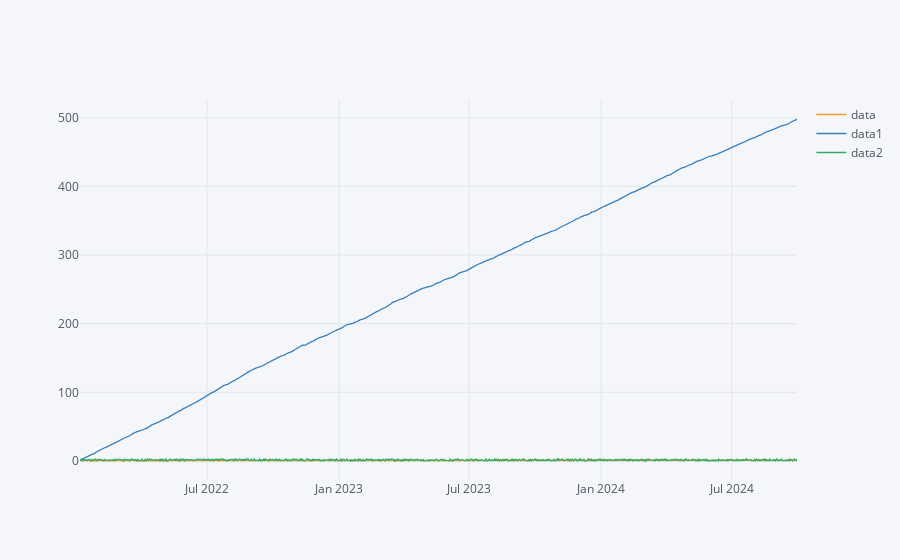

The cell this chart's notebook holds for it:
### Code cell
df.iplot()

### Figure 1 — Plotly figure (JSON) as saved in the notebook; plotly's stock layout.template omitted (floating-point values rounded to 4 significant figures; data arrays with more than 128 entries replaced by an {"elided": "..."} marker saying what was removed)
{"data": [{"line": {"color": "rgba(255, 153, 51, 1.0)", "dash": "solid", "shape": "linear", "width": 1.3}, "mode": "lines", "name": "data", "text": "", "type": "scatter", "x": {"elided": "1000 str values"}, "y": {"elided": "1000 float values"}}, {"line": {"color": "rgba(55, 128, 191, 1.0)", "dash": "solid", "shape": "linear", "width": 1.3}, "mode": "lines", "name": "data1", "text": "", "type": "scatter", "x": {"elided": "1000 str values"}, "y": {"elided": "1000 float values"}}, {"line": {"color": "rgba(50, 171, 96, 1.0)", "dash": "solid", "shape": "linear", "width": 1.3}, "mode": "lines", "name": "data2", "text": "", "type": "scatter", "x": {"elided": "1000 str values"}, "y": {"elided": "1000 float values"}}], "layout": {"legend": {"bgcolor": "#F5F6F9", "font": {"color": "#4D5663"}}, "paper_bgcolor": "#F5F6F9", "plot_bgcolor": "#F5F6F9", "title": {"font": {"color": "#4D5663"}}, "xaxis": {"gridcolor": "#E1E5ED", "showgrid": true, "tickfont": {"color": "#4D5663"}, "title": {"font": {"color": "#4D5663"}, "text": ""}, "zerolinecolor": "#E1E5ED"}, "yaxis": {"gridcolor": "#E1E5ED", "showgrid": true, "tickfont": {"color": "#4D5663"}, "title": {"font": {"color": "#4D5663"}, "text": ""}, "zerolinecolor": "#E1E5ED"}}}
